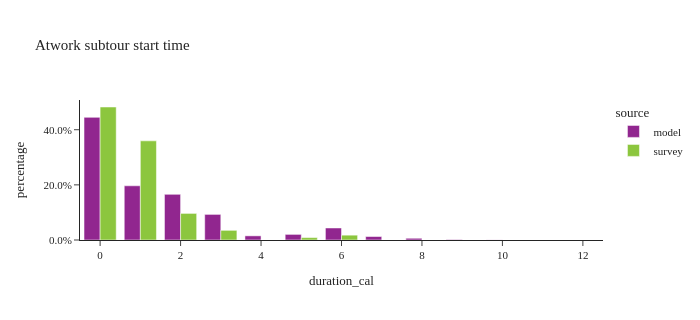

Notebook code cell kept with this figure:
### Markdown cell above
## atwork subtours duration

### Code cell
util.plot_share_barchart(atwork_subtour, 'tour_weight', 'duration_cal', height=320,title="Atwork subtour start time")

### Figure 1 — Plotly figure (JSON) as saved in the notebook; plotly's stock layout.template omitted (floating-point values rounded to 4 significant figures)
{"data": [{"alignmentgroup": "True", "customdata": [[181908], [80394], [67794], [37978], [6152], [8322], [17833], [5142], [2577], [651], [162], [7], [2]], "hovertemplate": "source=model<br>duration_cal=%{x}<br>percentage=%{y}<br>sample_size=%{customdata[0]}<extra></extra>", "legendgroup": "model", "marker": {"color": "#91268F", "pattern": {"shape": ""}}, "name": "model", "offsetgroup": "model", "orientation": "v", "showlegend": true, "textposition": "auto", "type": "bar", "x": [0.0, 1.0, 2.0, 3.0, 4.0, 5.0, 6.0, 7.0, 8.0, 9.0, 10.0, 11.0, 12.0], "xaxis": "x", "y": [0.4448, 0.1966, 0.1658, 0.09287, 0.01504, 0.02035, 0.04361, 0.01257, 0.006302, 0.001592, 0.0003962, 1.712e-05, 4.891e-06], "yaxis": "y"}, {"alignmentgroup": "True", "customdata": [[55], [41], [11], [4], [1], [2]], "hovertemplate": "source=survey<br>duration_cal=%{x}<br>percentage=%{y}<br>sample_size=%{customdata[0]}<extra></extra>", "legendgroup": "survey", "marker": {"color": "#8CC63E", "pattern": {"shape": ""}}, "name": "survey", "offsetgroup": "survey", "orientation": "v", "showlegend": true, "textposition": "auto", "type": "bar", "x": [0.0, 1.0, 2.0, 3.0, 5.0, 6.0], "xaxis": "x", "y": [0.4825, 0.3596, 0.09649, 0.03509, 0.008772, 0.01754], "yaxis": "y"}], "layout": {"barmode": "group", "height": 320, "legend": {"title": {"text": "source"}, "tracegroupgap": 0}, "title": {"text": "Atwork subtour start time"}, "width": 700, "xaxis": {"anchor": "y", "domain": [0.0, 1.0], "title": {"text": "duration_cal"}}, "yaxis": {"anchor": "x", "domain": [0.0, 1.0], "tickformat": ".1%", "title": {"text": "percentage"}}}}
